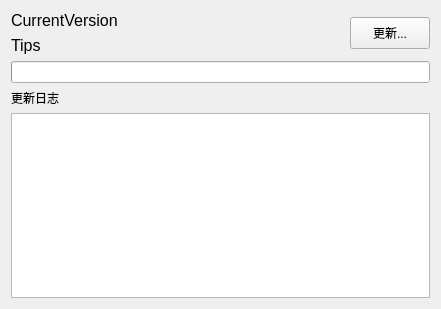
<?xml version="1.0" encoding="UTF-8"?>
<ui version="4.0">
 <class>UpdateDialog</class>
 <widget class="QDialog" name="UpdateDialog">
  <property name="geometry">
   <rect>
    <x>0</x>
    <y>0</y>
    <width>441</width>
    <height>309</height>
   </rect>
  </property>
  <property name="sizePolicy">
   <sizepolicy hsizetype="Preferred" vsizetype="Minimum">
    <horstretch>0</horstretch>
    <verstretch>0</verstretch>
   </sizepolicy>
  </property>
  <property name="windowTitle">
   <string>检查更新</string>
  </property>
  <layout class="QVBoxLayout" name="verticalLayout">
   <item>
    <widget class="QWidget" name="widget_2" native="true">
     <layout class="QHBoxLayout" name="horizontalLayout">
      <property name="leftMargin">
       <number>0</number>
      </property>
      <property name="topMargin">
       <number>0</number>
      </property>
      <property name="rightMargin">
       <number>0</number>
      </property>
      <property name="bottomMargin">
       <number>0</number>
      </property>
      <item>
       <widget class="QWidget" name="widget" native="true">
        <layout class="QGridLayout" name="gridLayout">
         <property name="leftMargin">
          <number>0</number>
         </property>
         <property name="topMargin">
          <number>0</number>
         </property>
         <property name="rightMargin">
          <number>0</number>
         </property>
         <property name="bottomMargin">
          <number>0</number>
         </property>
         <item row="0" column="0">
          <widget class="QLabel" name="labelCurrentVersion">
           <property name="sizePolicy">
            <sizepolicy hsizetype="Preferred" vsizetype="Fixed">
             <horstretch>0</horstretch>
             <verstretch>0</verstretch>
            </sizepolicy>
           </property>
           <property name="font">
            <font>
             <family>Arial</family>
             <pointsize>12</pointsize>
            </font>
           </property>
           <property name="text">
            <string>&lt;html&gt;&lt;head/&gt;&lt;body&gt;&lt;p&gt;&lt;span style=&quot; font-size:12pt;&quot;&gt;CurrentVersion&lt;/span&gt;&lt;/p&gt;&lt;/body&gt;&lt;/html&gt;</string>
           </property>
          </widget>
         </item>
         <item row="2" column="0">
          <widget class="QLabel" name="labelTips">
           <property name="sizePolicy">
            <sizepolicy hsizetype="Preferred" vsizetype="Fixed">
             <horstretch>0</horstretch>
             <verstretch>0</verstretch>
            </sizepolicy>
           </property>
           <property name="font">
            <font>
             <family>Arial</family>
             <pointsize>12</pointsize>
            </font>
           </property>
           <property name="text">
            <string>&lt;html&gt;&lt;head/&gt;&lt;body&gt;&lt;p&gt;&lt;span style=&quot; font-size:12pt;&quot;&gt;Tips&lt;/span&gt;&lt;/p&gt;&lt;/body&gt;&lt;/html&gt;</string>
           </property>
          </widget>
         </item>
        </layout>
       </widget>
      </item>
      <item>
       <widget class="QPushButton" name="pushButtonDownloadManual">
        <property name="sizePolicy">
         <sizepolicy hsizetype="Fixed" vsizetype="Fixed">
          <horstretch>0</horstretch>
          <verstretch>0</verstretch>
         </sizepolicy>
        </property>
        <property name="minimumSize">
         <size>
          <width>0</width>
          <height>32</height>
         </size>
        </property>
        <property name="text">
         <string>更新...</string>
        </property>
        <property name="iconSize">
         <size>
          <width>16</width>
          <height>16</height>
         </size>
        </property>
        <property name="autoDefault">
         <bool>false</bool>
        </property>
        <property name="flat">
         <bool>false</bool>
        </property>
       </widget>
      </item>
     </layout>
    </widget>
   </item>
   <item>
    <widget class="QProgressBar" name="progressBar">
     <property name="value">
      <number>0</number>
     </property>
     <property name="textVisible">
      <bool>false</bool>
     </property>
    </widget>
   </item>
   <item>
    <widget class="QWidget" name="widget_3" native="true">
     <layout class="QHBoxLayout" name="horizontalLayout_2">
      <property name="leftMargin">
       <number>0</number>
      </property>
      <property name="topMargin">
       <number>0</number>
      </property>
      <property name="rightMargin">
       <number>0</number>
      </property>
      <property name="bottomMargin">
       <number>0</number>
      </property>
      <item>
       <widget class="QLabel" name="labelChangeLog">
        <property name="font">
         <font>
          <family>Arial</family>
         </font>
        </property>
        <property name="text">
         <string>&lt;html&gt;&lt;head/&gt;&lt;body&gt;&lt;p&gt;更新日志&lt;/p&gt;&lt;/body&gt;&lt;/html&gt;</string>
        </property>
       </widget>
      </item>
     </layout>
    </widget>
   </item>
   <item>
    <widget class="QTextEdit" name="textEditChangeLog">
     <property name="font">
      <font>
       <family>Arial</family>
       <pointsize>11</pointsize>
      </font>
     </property>
     <property name="readOnly">
      <bool>true</bool>
     </property>
     <property name="markdown">
      <string/>
     </property>
     <property name="html">
      <string>&lt;!DOCTYPE HTML PUBLIC &quot;-//W3C//DTD HTML 4.0//EN&quot; &quot;http://www.w3.org/TR/REC-html40/strict.dtd&quot;&gt;
&lt;html&gt;&lt;head&gt;&lt;meta name=&quot;qrichtext&quot; content=&quot;1&quot; /&gt;&lt;style type=&quot;text/css&quot;&gt;
p, li { white-space: pre-wrap; }
&lt;/style&gt;&lt;/head&gt;&lt;body style=&quot; font-family:'Arial'; font-size:11pt; font-weight:400; font-style:normal;&quot;&gt;
&lt;p style=&quot;-qt-paragraph-type:empty; margin-top:0px; margin-bottom:0px; margin-left:0px; margin-right:0px; -qt-block-indent:0; text-indent:0px; font-family:'SimSun'; font-size:9pt;&quot;&gt;&lt;br /&gt;&lt;/p&gt;&lt;/body&gt;&lt;/html&gt;</string>
     </property>
    </widget>
   </item>
  </layout>
 </widget>
 <resources/>
 <connections/>
</ui>
